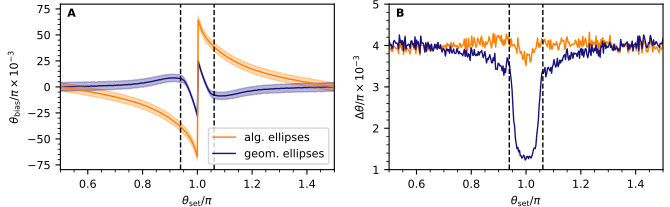

Here is the Python script that generated this plot:
# -*- coding: utf-8 -*-
"""
@author: D.Pfeiffer, D.Derr & L.Lind
"""

from pathlib import Path

import numpy as np
import matplotlib.pyplot as plt
import matplotlib

import os
import sys

sys.path.append(os.path.abspath('..'))

plt.style.use('../paper_mpl_style.mplstyle')

parent_dir = Path(__file__).parent.parent
parent_str = str(parent_dir)

if parent_str not in sys.path:
    sys.path.insert(0, parent_str)
    added = True
else:
    added = False

try:
    import helper_functions as hf
finally:
    if added:
        sys.path.pop(0)  # Safe cleanup only if we added it

save_fig = True

colour_diff = 'C0'
colour_sum = 'C1'
colour_ell = 'C2'


# =============================================================================
# Data Import
# =============================================================================

# Results of numerical PEAC ##
num_eval_theta_scan_PEAC     = np.load('../num_eval/num_eval_res_theta_S_sum_PEAC.npz')

thetas_set_PEAC              = num_eval_theta_scan_PEAC['thetas_set']

thetas_rec_ell_num      = num_eval_theta_scan_PEAC['thetas_rec_ell']

thetas_rec_ell_std_num  = num_eval_theta_scan_PEAC['thetas_rec_ell_std']


# Results of geometric ellipse fits 
num_eval_theta_scan_geom = np.load('../num_eval/num_eval_res_theta_S_sum_geo_ell.npz')

thetas_set_geom              = num_eval_theta_scan_geom['thetas_set']

thetas_rec_ell_num_geom      = num_eval_theta_scan_geom['thetas_rec_ell']

thetas_rec_ell_std_num_geom  = num_eval_theta_scan_geom['thetas_rec_ell_std']

A0_set_geom                  = num_eval_theta_scan_geom['A0_set']
sigma_set_geom               = num_eval_theta_scan_geom['sigma_set']

#############
### plots ###
#############
inch_to_cm = 2.54
phi_golden = (1 + np.sqrt(5)) / 2
width_inch = 17/inch_to_cm
height_inch = width_inch / (2*phi_golden)

start = 166
stop = 501


### theta bias plot ####
fig_theta_bias, axs = plt.subplots(1,2,
                                   figsize = (width_inch,height_inch))
ax_theta_bias = axs[0]

# ax_theta_bias.grid(True)
ax_theta_bias.minorticks_on()
# ax_theta_bias.grid(which='minor', linestyle=':', linewidth=0.6)

ax_theta_bias.text(
    0.025, 0.975,  # x=2.5% from left, y=97.5% from bottom
    'A',
    # fontsize=9,
    fontweight='bold',
    transform=ax_theta_bias.transAxes,
    verticalalignment='top',
    horizontalalignment='left'
)
## bias sum histogram ##

ax_theta_bias.plot(thetas_set_PEAC[start:stop]/np.pi, (thetas_rec_ell_num[start:stop]-thetas_set_PEAC[start:stop])/np.pi*1e3, color=colour_sum,
                    linewidth=1, label=r'alg. ellipses')
ax_theta_bias.fill_between(thetas_set_PEAC[start:stop]/np.pi,
                            (thetas_rec_ell_num[start:stop]-thetas_set_PEAC[start:stop] - 1*thetas_rec_ell_std_num[start:stop])/np.pi*1e3,
                            (thetas_rec_ell_num[start:stop]-thetas_set_PEAC[start:stop] + 1*thetas_rec_ell_std_num[start:stop])/np.pi*1e3,
                            color=colour_sum, alpha=0.3)

ax_theta_bias.plot(thetas_set_geom[start:stop]/np.pi, (thetas_rec_ell_num_geom[start:stop]-thetas_set_geom[start:stop])/np.pi*1e3, color=colour_ell,
                    linewidth=1, label=r'geom. ellipses',zorder=-1)
ax_theta_bias.fill_between(thetas_set_geom[start:stop]/np.pi,
                            (thetas_rec_ell_num_geom[start:stop]-thetas_set_geom[start:stop] - 1*thetas_rec_ell_std_num_geom[start:stop])/np.pi*1e3,
                            (thetas_rec_ell_num_geom[start:stop]-thetas_set_geom[start:stop] + 1*thetas_rec_ell_std_num_geom[start:stop])/np.pi*1e3,
                            color=colour_ell, alpha=0.3)

theta_change = hf.theta_change(A0_set_geom, sigma_set_geom, np.pi/4)
ax_theta_bias.axvline(theta_change/np.pi, color="black", linewidth=1, ls="--")
ax_theta_bias.axvline(2-theta_change/np.pi, color="black", linewidth=1, ls="--")

ax_theta_bias.set_xlabel(r'$\theta_\text{set}/\pi$')
ax_theta_bias.set_ylabel(r'$\theta_\text{bias}/\pi\times 10^{-3}$')
ax_theta_bias.set_xlim(0.5, 1.5)
ax_theta_bias.set_ylim(-0.25*1e3/np.pi, 0.25*1e3/np.pi)
ax_theta_bias.legend(loc='lower right')

## uncertainty sum histogram ##

ax_theta_uncert = axs[1]
ax_theta_uncert.minorticks_on()

ax_theta_uncert.text(
    0.025, 0.975,  # x=2.5% from left, y=97.5% from bottom
    'B',
    # fontsize=9,
    fontweight='bold',
    transform=ax_theta_uncert.transAxes,
    verticalalignment='top',
    horizontalalignment='left'
)
ax_theta_uncert.plot(thetas_set_PEAC[start:stop]/np.pi, thetas_rec_ell_std_num[start:stop]/np.pi*1e3, color=colour_sum,
                    linewidth=1, label=r'PEAC')

ax_theta_uncert.plot(thetas_set_geom[start:stop]/np.pi, thetas_rec_ell_std_num_geom[start:stop]/np.pi*1e3, color=colour_ell,
                    linewidth=1, label=r'Geom. ellipses')


theta_change = 2* np.arccos(sigma_set_geom/(np.sqrt(2)*0.5625*A0_set_geom))
ax_theta_uncert.axvline(theta_change/np.pi, color="black", linewidth=1, ls="--")
ax_theta_uncert.axvline(2-theta_change/np.pi, color="black", linewidth=1, ls="--")

ax_theta_uncert.set_xlabel(r'$\theta_\text{set}/\pi$')
ax_theta_uncert.set_ylabel(r'$\Delta\theta/\pi\times 10^{-3}$')
ax_theta_uncert.set_xlim(0.5, 1.5)
ax_theta_uncert.set_ylim(1, 0.005*1e3)
# ax_theta_uncert.legend(loc='lower right')

plt.subplots_adjust(left=0.09,
                    top=0.98,
                    bottom=0.18,
                    right=0.99)

plt.savefig('figS1.pdf')
